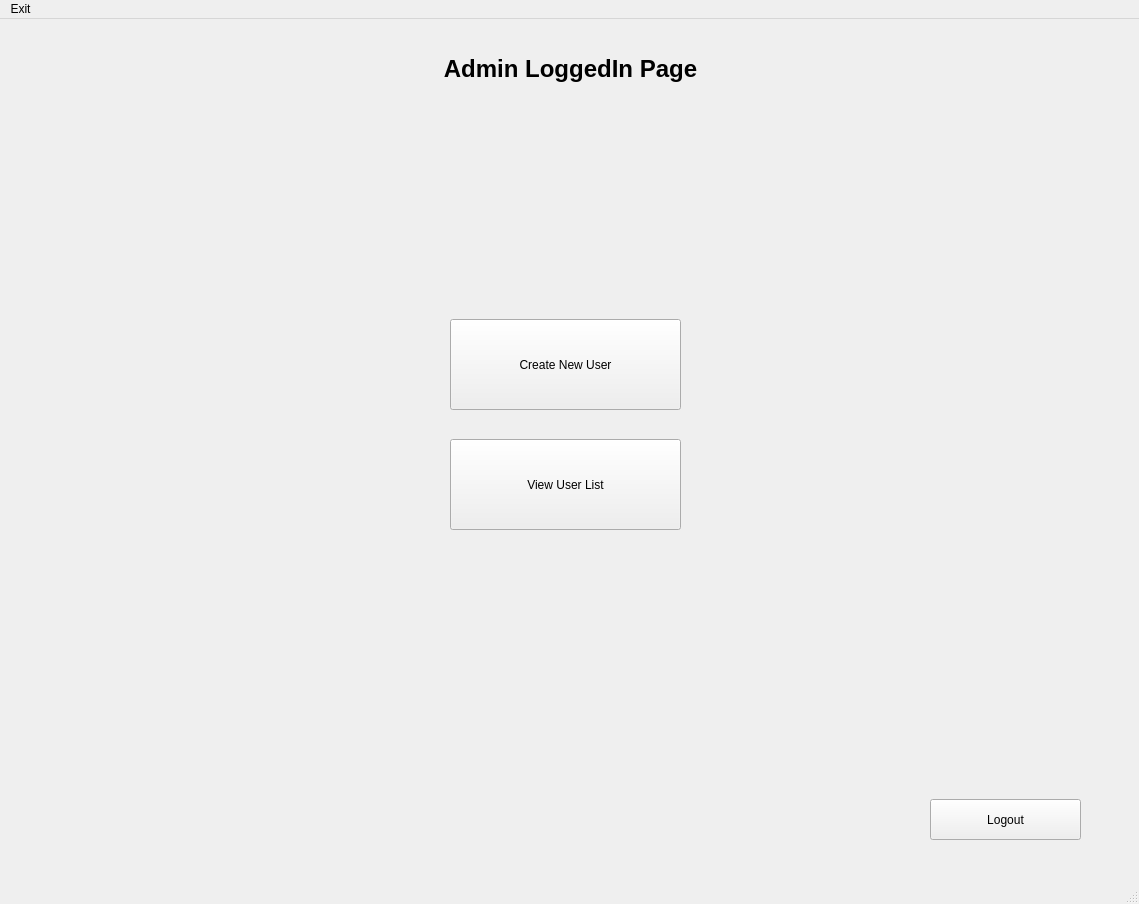
<?xml version="1.0" encoding="UTF-8"?>
<ui version="4.0">
 <class>MainWindow</class>
 <widget class="QMainWindow" name="MainWindow">
  <property name="geometry">
   <rect>
    <x>0</x>
    <y>0</y>
    <width>1139</width>
    <height>904</height>
   </rect>
  </property>
  <property name="windowTitle">
   <string>MainWindow</string>
  </property>
  <widget class="QWidget" name="centralwidget">
   <widget class="QLabel" name="label">
    <property name="geometry">
     <rect>
      <x>450</x>
      <y>80</y>
      <width>231</width>
      <height>171</height>
     </rect>
    </property>
    <property name="text">
     <string>&lt;html&gt;&lt;head/&gt;&lt;body&gt;&lt;p&gt;&lt;img src=&quot;:/newPrefix/Webp.net-resizeimage.jpg&quot;/&gt;&lt;/p&gt;&lt;/body&gt;&lt;/html&gt;</string>
    </property>
   </widget>
   <widget class="QPushButton" name="pushButton_2">
    <property name="geometry">
     <rect>
      <x>930</x>
      <y>780</y>
      <width>151</width>
      <height>41</height>
     </rect>
    </property>
    <property name="text">
     <string>Logout</string>
    </property>
   </widget>
   <widget class="QPushButton" name="pushButton">
    <property name="geometry">
     <rect>
      <x>450</x>
      <y>300</y>
      <width>231</width>
      <height>91</height>
     </rect>
    </property>
    <property name="text">
     <string>Create New User</string>
    </property>
   </widget>
   <widget class="QPushButton" name="pushButton_3">
    <property name="geometry">
     <rect>
      <x>450</x>
      <y>420</y>
      <width>231</width>
      <height>91</height>
     </rect>
    </property>
    <property name="text">
     <string>View User List</string>
    </property>
   </widget>
   <widget class="QLabel" name="label_2">
    <property name="geometry">
     <rect>
      <x>410</x>
      <y>0</y>
      <width>321</width>
      <height>101</height>
     </rect>
    </property>
    <property name="text">
     <string>&lt;html&gt;&lt;head/&gt;&lt;body&gt;&lt;p align=&quot;center&quot;&gt;&lt;span style=&quot; font-size:18pt; font-weight:600;&quot;&gt;Admin LoggedIn Page&lt;/span&gt;&lt;/p&gt;&lt;/body&gt;&lt;/html&gt;</string>
    </property>
   </widget>
  </widget>
  <widget class="QMenuBar" name="menubar">
   <property name="geometry">
    <rect>
     <x>0</x>
     <y>0</y>
     <width>1139</width>
     <height>21</height>
    </rect>
   </property>
   <widget class="QMenu" name="menuExit">
    <property name="title">
     <string>Exit</string>
    </property>
   </widget>
   <addaction name="menuExit"/>
  </widget>
  <widget class="QStatusBar" name="statusbar"/>
 </widget>
 <resources>
  <include location="rochePic.qrc"/>
 </resources>
 <connections/>
</ui>
